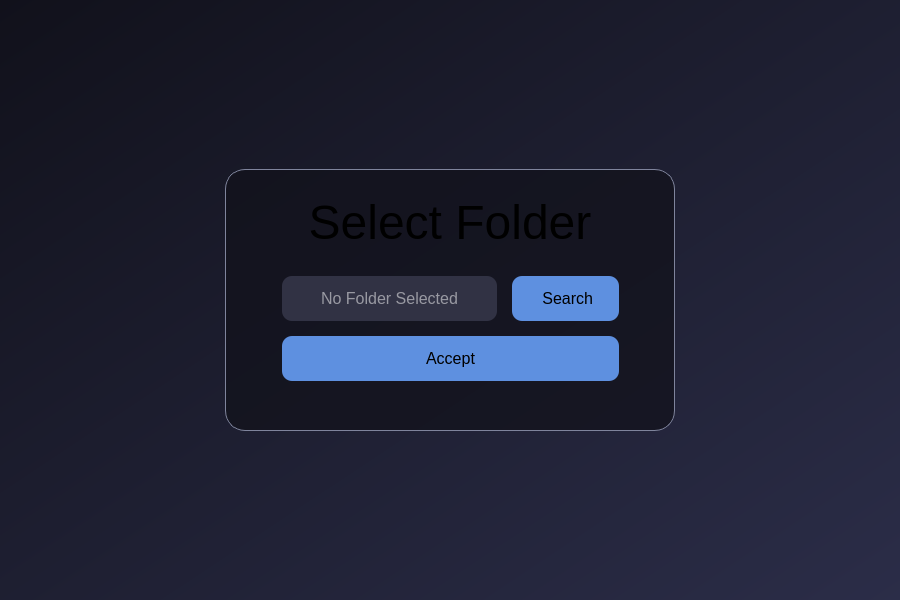
<?xml version="1.0" encoding="UTF-8"?>
<ui version="4.0">
 <class>SelectFolderScreen</class>
 <widget class="QWidget" name="SelectFolderScreen">
  <property name="geometry">
   <rect>
    <x>0</x>
    <y>0</y>
    <width>900</width>
    <height>600</height>
   </rect>
  </property>
  <property name="windowTitle">
   <string>SelectedFolderScreen</string>
  </property>
  <property name="windowIcon">
   <iconset resource="../../../assets/assets.qrc">
    <normaloff>:/icons/test:white</normaloff>:/icons/test:white</iconset>
  </property>
  <property name="styleSheet">
   <string notr="true"/>
  </property>
  <layout class="QHBoxLayout" name="horizontalLayout">
   <property name="leftMargin">
    <number>0</number>
   </property>
   <property name="topMargin">
    <number>0</number>
   </property>
   <property name="rightMargin">
    <number>0</number>
   </property>
   <property name="bottomMargin">
    <number>0</number>
   </property>
   <item>
    <widget class="QWidget" name="Background" native="true">
     <property name="styleSheet">
      <string notr="true">QWidget#Background{
	background-color: qlineargradient(spread:pad, x1:0, y1:0, x2:1, y2:1, stop:0 rgba(17, 17, 27, 255), stop:1 rgba(43, 45, 72, 255));
}</string>
     </property>
     <layout class="QHBoxLayout" name="horizontalLayout_2" stretch="1,1,1">
      <property name="spacing">
       <number>0</number>
      </property>
      <property name="leftMargin">
       <number>0</number>
      </property>
      <property name="topMargin">
       <number>0</number>
      </property>
      <property name="rightMargin">
       <number>0</number>
      </property>
      <property name="bottomMargin">
       <number>0</number>
      </property>
      <item>
       <spacer name="horizontalSpacer">
        <property name="orientation">
         <enum>Qt::Orientation::Horizontal</enum>
        </property>
        <property name="sizeHint" stdset="0">
         <size>
          <width>222</width>
          <height>20</height>
         </size>
        </property>
       </spacer>
      </item>
      <item>
       <widget class="QWidget" name="widget" native="true">
        <property name="minimumSize">
         <size>
          <width>450</width>
          <height>0</height>
         </size>
        </property>
        <property name="maximumSize">
         <size>
          <width>600</width>
          <height>16777215</height>
         </size>
        </property>
        <layout class="QVBoxLayout" name="verticalLayout" stretch="1,1,1">
         <property name="spacing">
          <number>0</number>
         </property>
         <property name="leftMargin">
          <number>0</number>
         </property>
         <property name="topMargin">
          <number>0</number>
         </property>
         <property name="rightMargin">
          <number>0</number>
         </property>
         <property name="bottomMargin">
          <number>0</number>
         </property>
         <item>
          <spacer name="verticalSpacer">
           <property name="orientation">
            <enum>Qt::Orientation::Vertical</enum>
           </property>
           <property name="sizeHint" stdset="0">
            <size>
             <width>20</width>
             <height>166</height>
            </size>
           </property>
          </spacer>
         </item>
         <item>
          <widget class="QWidget" name="Container" native="true">
           <property name="minimumSize">
            <size>
             <width>0</width>
             <height>262</height>
            </size>
           </property>
           <property name="maximumSize">
            <size>
             <width>16777215</width>
             <height>350</height>
            </size>
           </property>
           <property name="sizeIncrement">
            <size>
             <width>0</width>
             <height>0</height>
            </size>
           </property>
           <property name="styleSheet">
            <string notr="true">QWidget#Container{
	background-color: rgba(17, 17, 27, 191);
	border-radius: 20px;
	border: 1px solid;
	border-color: rgb(127, 132, 156);
}</string>
           </property>
           <layout class="QVBoxLayout" name="verticalLayout_2" stretch="2,3">
            <property name="spacing">
             <number>5</number>
            </property>
            <property name="leftMargin">
             <number>5</number>
            </property>
            <property name="topMargin">
             <number>5</number>
            </property>
            <property name="rightMargin">
             <number>5</number>
            </property>
            <property name="bottomMargin">
             <number>10</number>
            </property>
            <item>
             <widget class="QLabel" name="SelectFolder">
              <property name="styleSheet">
               <string notr="true">QLabel#SelectFolder{
	font-size: 36pt;
}</string>
              </property>
              <property name="text">
               <string>Select Folder</string>
              </property>
              <property name="alignment">
               <set>Qt::AlignmentFlag::AlignCenter</set>
              </property>
             </widget>
            </item>
            <item>
             <widget class="QWidget" name="widget_2" native="true">
              <layout class="QHBoxLayout" name="horizontalLayout_3" stretch="1,1,1">
               <property name="spacing">
                <number>0</number>
               </property>
               <property name="leftMargin">
                <number>0</number>
               </property>
               <property name="topMargin">
                <number>0</number>
               </property>
               <property name="rightMargin">
                <number>0</number>
               </property>
               <property name="bottomMargin">
                <number>0</number>
               </property>
               <item>
                <spacer name="horizontalSpacer_3">
                 <property name="orientation">
                  <enum>Qt::Orientation::Horizontal</enum>
                 </property>
                 <property name="sizeHint" stdset="0">
                  <size>
                   <width>206</width>
                   <height>20</height>
                  </size>
                 </property>
                </spacer>
               </item>
               <item>
                <widget class="QWidget" name="widget_3" native="true">
                 <property name="minimumSize">
                  <size>
                   <width>337</width>
                   <height>0</height>
                  </size>
                 </property>
                 <property name="maximumSize">
                  <size>
                   <width>450</width>
                   <height>16777215</height>
                  </size>
                 </property>
                 <layout class="QVBoxLayout" name="verticalLayout_3">
                  <property name="leftMargin">
                   <number>0</number>
                  </property>
                  <property name="topMargin">
                   <number>0</number>
                  </property>
                  <property name="rightMargin">
                   <number>0</number>
                  </property>
                  <property name="bottomMargin">
                   <number>0</number>
                  </property>
                  <item>
                   <widget class="QWidget" name="widget_4" native="true">
                    <property name="minimumSize">
                     <size>
                      <width>0</width>
                      <height>105</height>
                     </size>
                    </property>
                    <property name="maximumSize">
                     <size>
                      <width>16777215</width>
                      <height>140</height>
                     </size>
                    </property>
                    <layout class="QVBoxLayout" name="verticalLayout_4" stretch="1,1">
                     <property name="spacing">
                      <number>15</number>
                     </property>
                     <property name="leftMargin">
                      <number>0</number>
                     </property>
                     <property name="topMargin">
                      <number>0</number>
                     </property>
                     <property name="rightMargin">
                      <number>0</number>
                     </property>
                     <property name="bottomMargin">
                      <number>0</number>
                     </property>
                     <item>
                      <widget class="QWidget" name="widget_5" native="true">
                       <layout class="QHBoxLayout" name="horizontalLayout_4" stretch="2,1">
                        <property name="spacing">
                         <number>15</number>
                        </property>
                        <property name="leftMargin">
                         <number>0</number>
                        </property>
                        <property name="topMargin">
                         <number>0</number>
                        </property>
                        <property name="rightMargin">
                         <number>0</number>
                        </property>
                        <property name="bottomMargin">
                         <number>0</number>
                        </property>
                        <item>
                         <widget class="QLineEdit" name="FolderInput">
                          <property name="minimumSize">
                           <size>
                            <width>0</width>
                            <height>45</height>
                           </size>
                          </property>
                          <property name="sizeIncrement">
                           <size>
                            <width>0</width>
                            <height>60</height>
                           </size>
                          </property>
                          <property name="styleSheet">
                           <string notr="true">QLineEdit#FolderInput{
	background-color: rgb(49, 50, 68);
	border-radius: 10px;
	border:none;
	color: #ffffff;
	font-size: 12pt;
	selection-background-color: rgb(94, 144, 224);
}</string>
                          </property>
                          <property name="text">
                           <string/>
                          </property>
                          <property name="alignment">
                           <set>Qt::AlignmentFlag::AlignCenter</set>
                          </property>
                          <property name="placeholderText">
                           <string>No Folder Selected</string>
                          </property>
                         </widget>
                        </item>
                        <item>
                         <widget class="QPushButton" name="SearchButton">
                          <property name="minimumSize">
                           <size>
                            <width>0</width>
                            <height>45</height>
                           </size>
                          </property>
                          <property name="sizeIncrement">
                           <size>
                            <width>0</width>
                            <height>60</height>
                           </size>
                          </property>
                          <property name="styleSheet">
                           <string notr="true">QPushButton#SearchButton{
	background-color: rgb(94, 144, 224);
	font-size: 12pt;
	border-radius:10px;
}
QPushButton#SearchButton:hover{
	background-color: rgb(146, 181, 237);
}</string>
                          </property>
                          <property name="text">
                           <string> Search</string>
                          </property>
                          <property name="icon">
                           <iconset resource="../../../assets/assets.qrc">
                            <normaloff>:/icons/folder:white</normaloff>:/icons/folder:white</iconset>
                          </property>
                          <property name="iconSize">
                           <size>
                            <width>20</width>
                            <height>20</height>
                           </size>
                          </property>
                         </widget>
                        </item>
                       </layout>
                      </widget>
                     </item>
                     <item>
                      <widget class="QPushButton" name="AcceptButton">
                       <property name="minimumSize">
                        <size>
                         <width>0</width>
                         <height>45</height>
                        </size>
                       </property>
                       <property name="maximumSize">
                        <size>
                         <width>16777215</width>
                         <height>60</height>
                        </size>
                       </property>
                       <property name="styleSheet">
                        <string notr="true">QPushButton#AcceptButton{
	background-color: rgb(94, 144, 224);
	font-size: 12pt;
	border-radius:10px;
}
QPushButton#AcceptButton:hover{
	background-color: rgb(146, 181, 237);
}</string>
                       </property>
                       <property name="text">
                        <string>Accept</string>
                       </property>
                       <property name="checkable">
                        <bool>false</bool>
                       </property>
                       <property name="autoDefault">
                        <bool>false</bool>
                       </property>
                       <property name="default">
                        <bool>false</bool>
                       </property>
                       <property name="flat">
                        <bool>false</bool>
                       </property>
                      </widget>
                     </item>
                    </layout>
                   </widget>
                  </item>
                  <item>
                   <spacer name="verticalSpacer_3">
                    <property name="orientation">
                     <enum>Qt::Orientation::Vertical</enum>
                    </property>
                    <property name="sizeHint" stdset="0">
                     <size>
                      <width>20</width>
                      <height>31</height>
                     </size>
                    </property>
                   </spacer>
                  </item>
                 </layout>
                </widget>
               </item>
               <item>
                <spacer name="horizontalSpacer_4">
                 <property name="orientation">
                  <enum>Qt::Orientation::Horizontal</enum>
                 </property>
                 <property name="sizeHint" stdset="0">
                  <size>
                   <width>206</width>
                   <height>20</height>
                  </size>
                 </property>
                </spacer>
               </item>
              </layout>
             </widget>
            </item>
           </layout>
          </widget>
         </item>
         <item>
          <spacer name="verticalSpacer_2">
           <property name="orientation">
            <enum>Qt::Orientation::Vertical</enum>
           </property>
           <property name="sizeHint" stdset="0">
            <size>
             <width>20</width>
             <height>166</height>
            </size>
           </property>
          </spacer>
         </item>
        </layout>
       </widget>
      </item>
      <item>
       <spacer name="horizontalSpacer_2">
        <property name="orientation">
         <enum>Qt::Orientation::Horizontal</enum>
        </property>
        <property name="sizeHint" stdset="0">
         <size>
          <width>222</width>
          <height>20</height>
         </size>
        </property>
       </spacer>
      </item>
     </layout>
    </widget>
   </item>
  </layout>
 </widget>
 <resources>
  <include location="../../../assets/assets.qrc"/>
 </resources>
 <connections/>
</ui>
